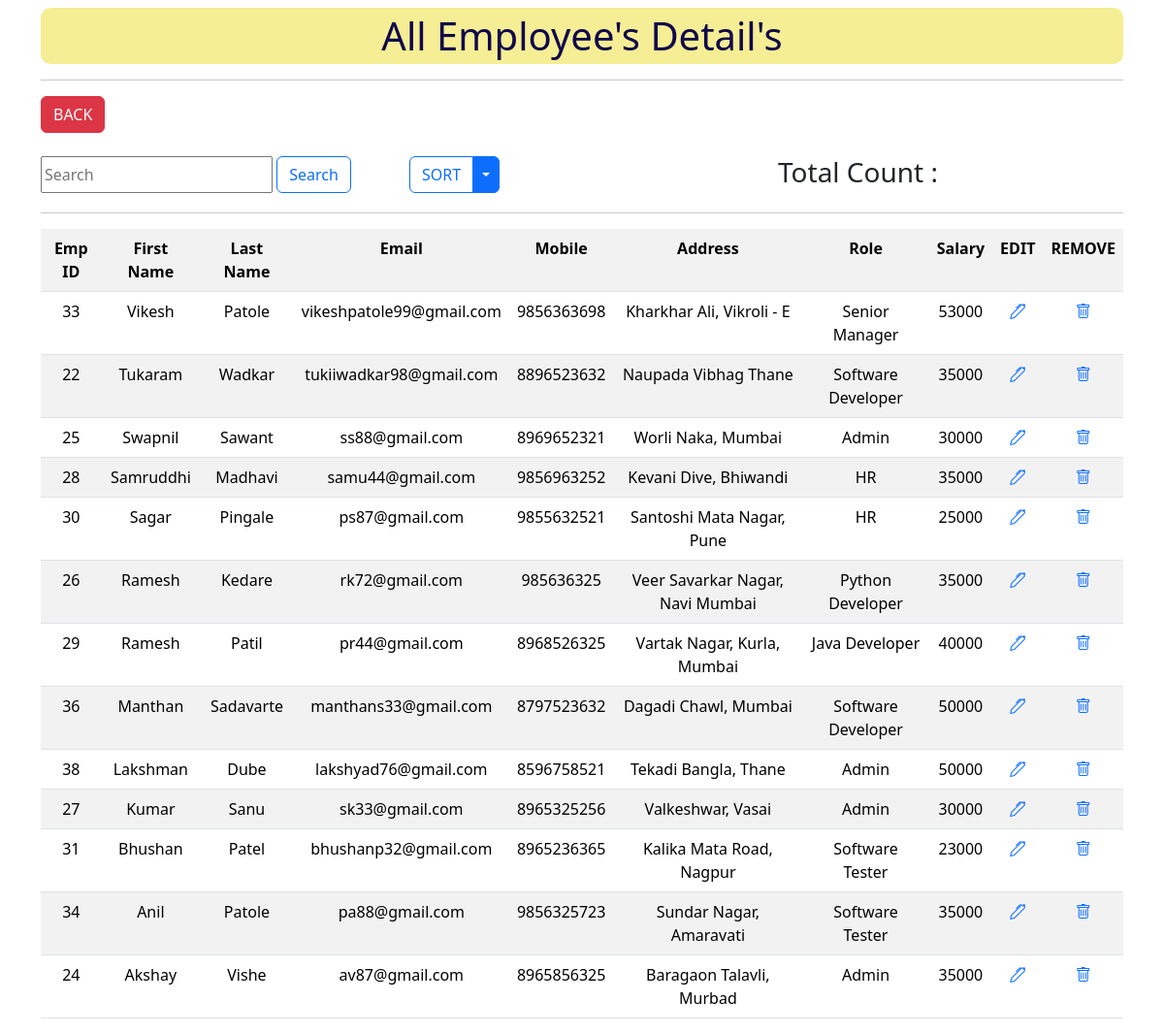
/sort/1, run on the app's committed database.
### empapp/models.py (models this page shows, shortened)
class Emp(models.Model):
    first_name = models.CharField(max_length=50)
    last_name = models.CharField(max_length=50)
    email = models.CharField(max_length=50)
    mobile = models.BigIntegerField()
    address = models.CharField(max_length=100)
    role = models.CharField(max_length=50)
    salary = models.BigIntegerField()
    pimage = models.ImageField(upload_to = 'image')

### empapp/views.py (the view)
# urls.py: path('sort/<sv>',views.sort),
def sort(request,sv):
    if sv == '0':
        col = 'first_name'
    else:
        col = '-first_name'
    s = Emp.objects.all().order_by(col)
    context = {}
    context['data'] = s
    return render(request,'allemp.html',context)

### templates/allemp.html (shortened to what this page needs)
<!DOCTYPE html>
<html lang="en">
<head>
    <link href="https://cdn.jsdelivr.net/npm/bootstrap@5.3.2/dist/css/bootstrap.min.css" rel="stylesheet">
    <link rel="stylesheet" href="https://cdn.jsdelivr.net/npm/bootstrap-icons@1.11.3/font/bootstrap-icons.min.css">
</head>
<body>
    <div class="container mt-2">
        <h1 align="center" style="background-color: rgb(245, 238, 148); color: rgb(17, 7, 75); padding: 5px;border: none; border-radius: 10px;">All Employee's Detail's</h1> <hr>
        <a href="/index" class="btn btn-danger">BACK</a> <br> <br>
        <div class="row">
            <div class="col-md-4">
                <form class="d-flex" method="get" action="/search">
                    <input class="" name="query" id="query" type="search" placeholder="Search"> &nbsp;
                    <button class="btn btn-outline-primary" type="submit">Search</button>
                </form>
            </div>
            <div class="col-md-4">
                <div class="btn-group">
                    <button type="button" class="btn btn-outline-primary">SORT</button>
                    <button type="button" class="btn btn-primary dropdown-toggle dropdown-toggle-split" data-bs-toggle="dropdown" aria-expanded="false">
                    </button>
                </div>
            </div>
            <div class="col-md-4">
                <h3>Total Count : &nbsp;{{total}} </h3>
            </div>
        </div>
            <hr>
            <table  class="table table-striped">
                <tr align="center">
                    <th>Emp ID</th>
                    <th>First Name</th>
                    <th>Last Name</th>
                    <th>Email</th>
                    <th>Mobile</th>
                    <th>Address</th>
                    <th>Role</th>
                    <th>Salary</th>
                    <th>EDIT</th>
                    <th>REMOVE</th>
                </tr>
            {% for x in data %}
                <tr align="center">
                    <td>{{x.id}}</td>
                    <td>{{x.first_name}}</td>
                    <td>{{x.last_name}}</td>
                    <td>{{x.email}}</td>
                    <td>{{x.mobile}}</td>
                    <td>{{x.address}}</td>
                    <td>{{x.role}}</td>
                    <td>{{x.salary}}</td>
                    <td><a href="editemp/{{x.id}}"><i class="bi bi-pen"></i></a></td>
                    <td><a href="removeemp/{{x.id}}"><i class="bi bi-trash"></i></a></td>
                </tr>
            {% endfor %}
            </table>
    </div>
</body>
</html>

### data on the page
Emp: id "33", first_name "Vikesh", last_name "Patole", email "vikeshpatole99@gmail.com", mobile "9856363698", address "Kharkhar Ali, Vikroli - E", role "Senior Manager", salary "53000"
Emp: id "22", first_name "Tukaram", last_name "Wadkar", email "tukiiwadkar98@gmail.com", mobile "8896523632", address "Naupada Vibhag Thane", role "Software Developer", salary "35000"
Emp: id "25", first_name "Swapnil", last_name "Sawant", email "ss88@gmail.com", mobile "8969652321", address "Worli Naka, Mumbai", role "Admin", salary "30000"
Emp: id "28", first_name "Samruddhi", last_name "Madhavi", email "samu44@gmail.com", mobile "9856963252", address "Kevani Dive, Bhiwandi", role "HR", salary "35000"
Emp: id "30", first_name "Sagar", last_name "Pingale", email "ps87@gmail.com", mobile "9855632521", address "Santoshi Mata Nagar, Pune", role "HR", salary "25000"
Emp: id "26", first_name "Ramesh", last_name "Kedare", email "rk72@gmail.com", mobile "985636325", address "Veer Savarkar Nagar, Navi Mumbai", role "Python Developer", salary "35000"
Emp: id "29", first_name "Ramesh", last_name "Patil", email "pr44@gmail.com", mobile "8968526325", address "Vartak Nagar, Kurla, Mumbai", role "Java Developer", salary "40000"
Emp: id "36", first_name "Manthan", last_name "Sadavarte", email "manthans33@gmail.com", mobile "8797523632", address "Dagadi Chawl, Mumbai", role "Software Developer", salary "50000"
Emp: id "38", first_name "Lakshman", last_name "Dube", email "lakshyad76@gmail.com", mobile "8596758521", address "Tekadi Bangla, Thane", role "Admin", salary "50000"
Emp: id "27", first_name "Kumar", last_name "Sanu", email "sk33@gmail.com", mobile "8965325256", address "Valkeshwar, Vasai", role "Admin", salary "30000"
Emp: id "31", first_name "Bhushan", last_name "Patel", email "bhushanp32@gmail.com", mobile "8965236365", address "Kalika Mata Road, Nagpur", role "Software Tester", salary "23000"
Emp: id "34", first_name "Anil", last_name "Patole", email "pa88@gmail.com", mobile "9856325723", address "Sundar Nagar, Amaravati", role "Software Tester", salary "35000"
Emp: id "24", first_name "Akshay", last_name "Vishe", email "av87@gmail.com", mobile "8965856325", address "Baragaon Talavli, Murbad", role "Admin", salary "35000"
